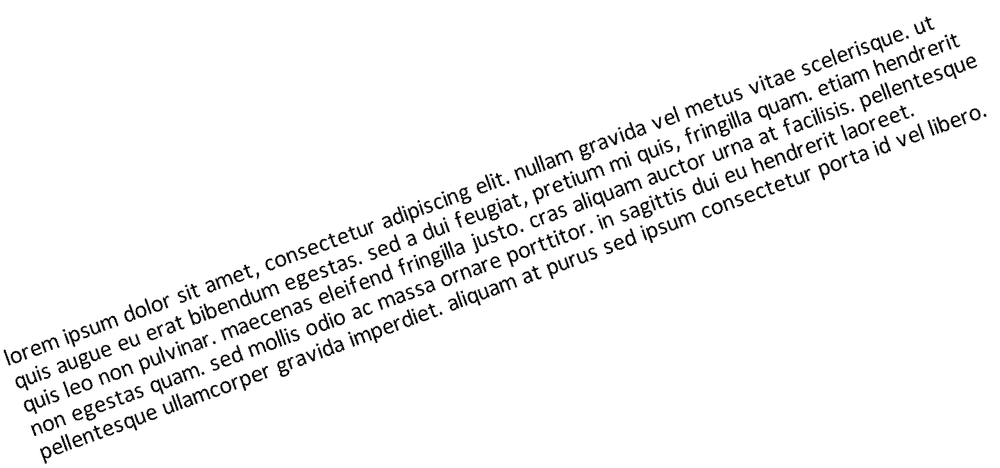
#> input picture Calibri/lorem_ipsum_rotated.png, 1000 x 468 px, shrunk from 1560 x 730 before the run, found by its file name
$ python deskew.py
#> lines starting #> are read from the running program, lines starting #| are printed output that depends on the picture
#> further down, img is the input picture: shape (468, 1000); min 0, max 255, mean 243.5
import cv2
import numpy as np
import matplotlib.pyplot as plt
from PIL import Image


def calculate_horizontal_energy(img):
    # Sum each row (horizontal projection)
    row_sums = np.sum(img, axis=1)
    # High variance means text is well-aligned horizontally
    return np.var(row_sums)


def find_best_rotation(img, angle_range=(-30, 30), step=0.5):
    # Find the best rotation angle by trying different angles directly
#> called with angle_range = (-30, 30), step = 0.5
    h, w = img.shape[:2]
#> h = 468; w = 1000
    center = (w // 2, h // 2)
#> center = (500, 234)

    max_energy = 0
    best_angle = 0

    angles = []
    energies = []

    for angle in np.arange(angle_range[0], angle_range[1] + step, step):

        M = cv2.getRotationMatrix2D(center, angle, 1.0)
        rotated = cv2.warpAffine(img, M, (w, h), flags=cv2.INTER_CUBIC,
                                 borderMode=cv2.BORDER_REPLICATE)

        energy = calculate_horizontal_energy(rotated)

        angles.append(angle)
        energies.append(energy)

        if energy > max_energy:
            max_energy = energy
            best_angle = angle
#> this loop made 121 passes
#> (energy, max_energy) on passes 1 to 12: (151072077.8, 151072077.8), (160840602, 160840602), (171429304.2, 171429304.2), (181885959.4, 181885959.4), (193079126.4, 193079126.4), (204698550.6, 204698550.6), (216810992.8, 216810992.8), (228966267.7, 228966267.7), (240556135.1, 240556135.1), (253650880.5, 253650880.5), (265824205.8, 265824205.8), (276325230.7, 276325230.7)
#> energy on passes 22 to 27: 579705851.5, 409790823.2, 349751768.2, 342377659.8, 322084102.2, 304415621.4
#> pass 1, in find_best_rotation, `rotated = cv2.warpAffine(img, M, (w, h), flags=cv2.INTER_CUBIC, border..`:
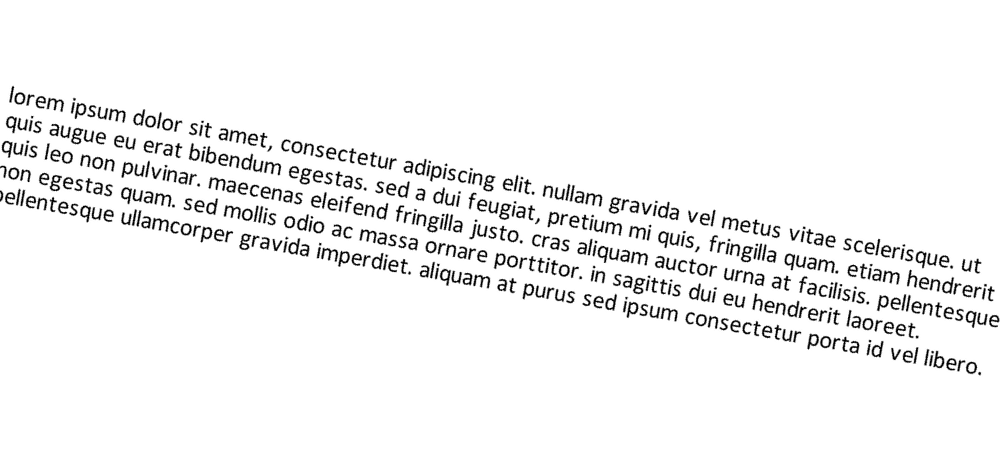
#> rotated: shape (468, 1000); min 0, max 255, mean 243.3
#> pass 2, in find_best_rotation, `rotated = cv2.warpAffine(img, M, (w, h), flags=cv2.INTER_CUBIC, border..`:
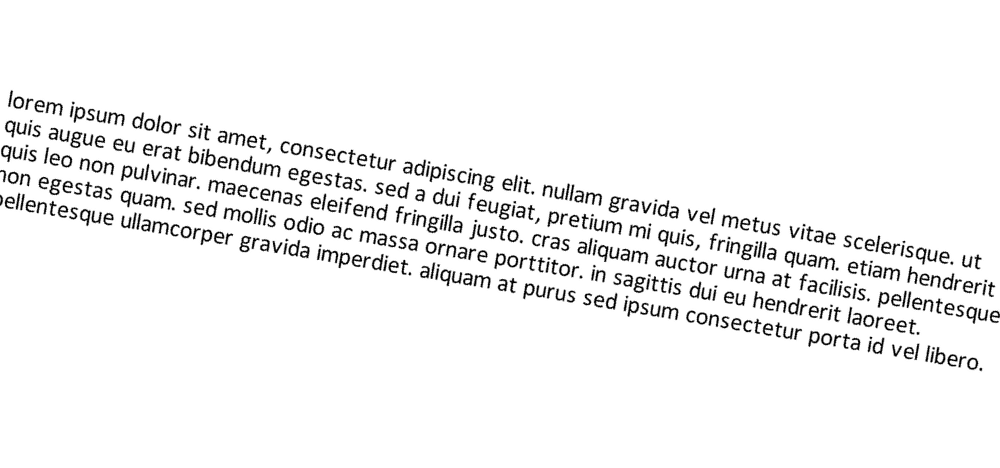
#> rotated: shape (468, 1000); min 0, max 255, mean 243.3
#> pass 3, in find_best_rotation, `rotated = cv2.warpAffine(img, M, (w, h), flags=cv2.INTER_CUBIC, border..`:
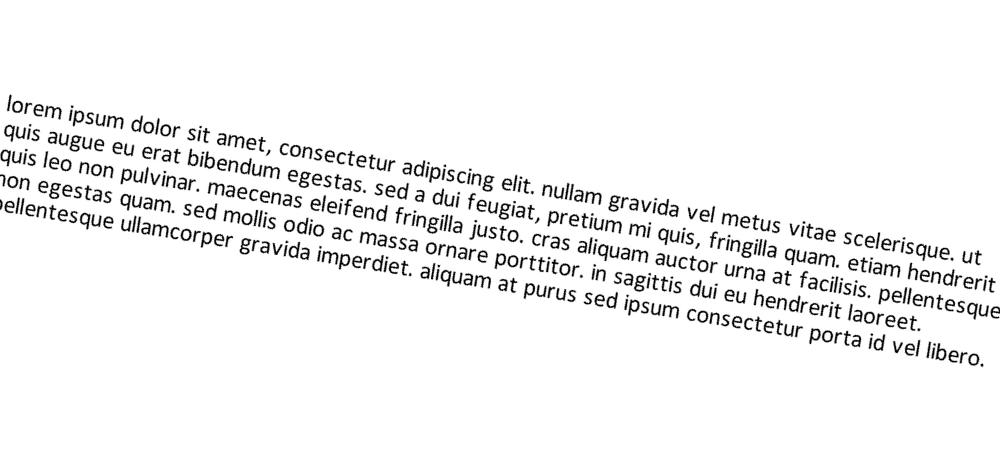
#> rotated: shape (468, 1000); min 0, max 255, mean 243.3
#> after the loop:
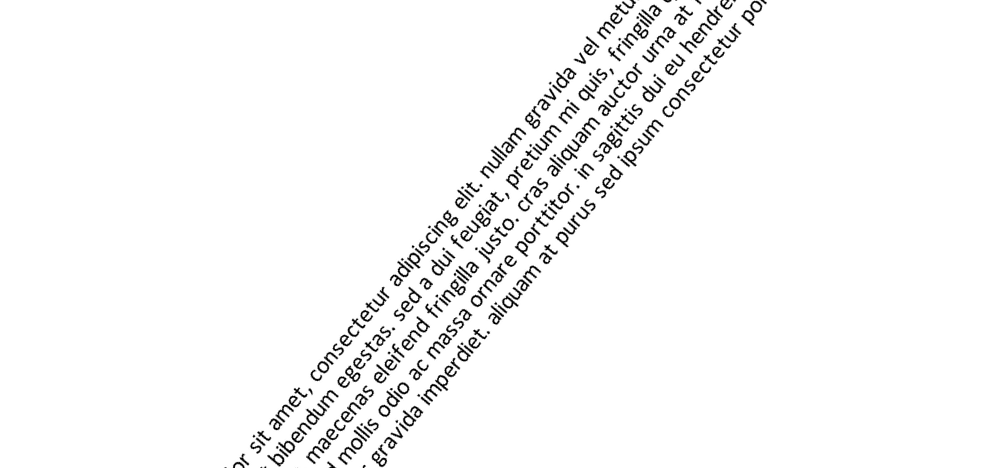
#> rotated: shape (468, 1000); min 0, max 255, mean 247.8
#> after the loop, angles = 121 values from -30 to 30; best_angle = -20; energies = 121 values, max 817277848.8 at index 20, min 1404578.4 at index 101, mean 110948265.5; max_energy = 817277848.8

    plt.figure(figsize=(10, 5))
    plt.plot(angles, energies)
    plt.axvline(x=best_angle, color='r', linestyle='--')
    plt.title(f'Horizontal Energy vs. Rotation Angle (Best: {best_angle:.2f}°)')
    plt.xlabel('Angle (degrees)')
    plt.ylabel('Horizontal Energy')
    plt.grid(True)
    plt.show()
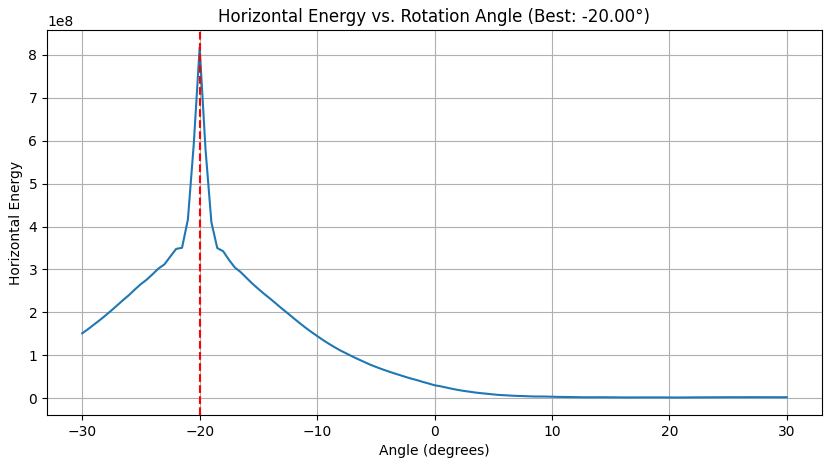
#> figure drawn by matplotlib, 1 panel; curve peaks at x = -20, y = 817277848.8

    return best_angle


def deskew_direct(img, angle_range=(-30, 30), step=0.5):
    if img.ndim == 2:
        gray = img
    elif img.ndim == 3:
        gray = cv2.cvtColor(img, cv2.COLOR_BGR2GRAY)
    else:
        raise ValueError("Unsupported image shape.")

    angle = find_best_rotation(gray, angle_range, step)
#> angle = -20
    rotated = Image.fromarray(img)
    if angle != 0:
        rotated = rotated.rotate(angle, expand=True, fillcolor=255)
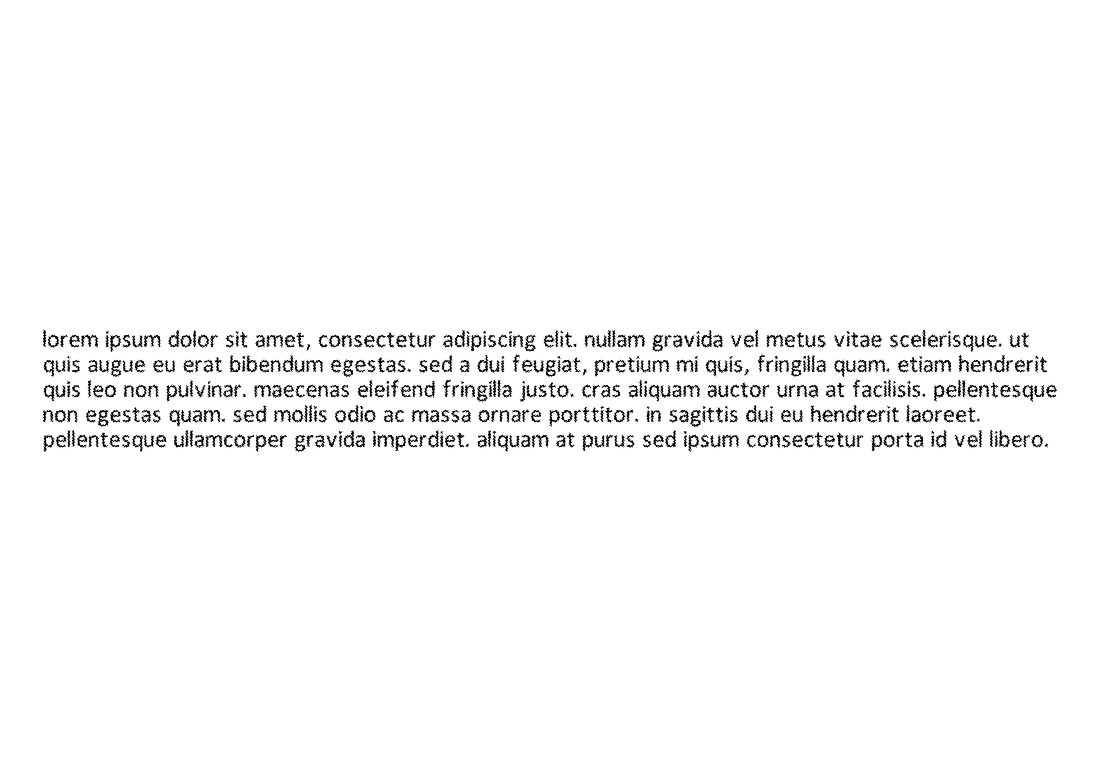
#> rotated: PIL image 1100x782 L; min 0, max 255, mean 248.7

    return np.array(rotated), angle


if __name__ == "__main__":
    img = cv2.imread('Calibri\\lorem_ipsum_rotated.png', cv2.IMREAD_GRAYSCALE)

    straight, angle = deskew_direct(img, angle_range=(-30, 30), step=0.5)
#> angle = -20
    print(f"Final rotation: {angle:.2f}°")
#| Final rotation: -20.00°
    cv2.imwrite('rotate.png', straight)

$ run again, with Calibri/lorem_ipsum.png copied over Calibri/lorem_ipsum_rotated.png
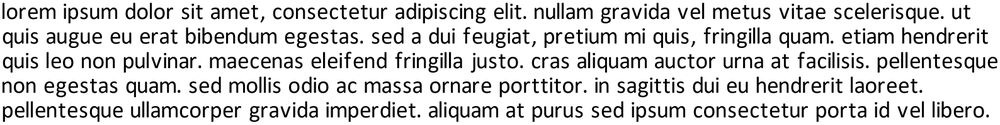
#> input picture Calibri/lorem_ipsum.png, 1000 x 125 px, shrunk from 1588 x 198 before the run, found by its file name
#> img is the input picture: shape (125, 1000); min 0, max 255, mean 213.2
#> the loop in find_best_rotation, `for angle in np.arange(angle_range[0], angle_range[1] + step, step): ` made 121 passes
#> (energy, max_energy) on passes 1, 3, 4, 5, 8, 9, 10, 12: (2116679.9, 2116679.9), (2361636.3, 2361636.3), (2381181.8, 2381181.8), (2436726.5, 2436726.5), (2588602, 2588602), (3142557.4, 3142557.4), (3227337.9, 3227337.9), (3354574.8, 3354574.8)
#> after the loop in find_best_rotation, `for angle in np.arange(angle_range[0], angle_range[1] + step, step):`:
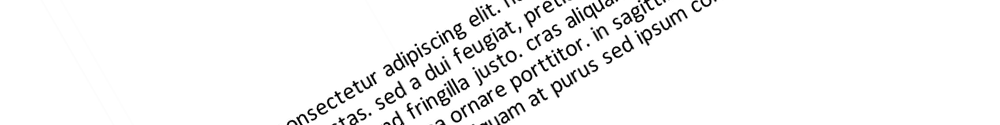
#> rotated: shape (125, 1000); min 0, max 255, mean 244.2
#> after the loop in find_best_rotation, `for angle in np.arange(angle_range[0], angle_range[1] + step, step):`: angles = 121 values from -30 to 30; best_angle = 0; energies = 121 values, max 1.68e+09 at index 60, min 1552487.5 at index 114, mean 48298600.2; max_energy = 1.68e+09
#> in find_best_rotation, `plt.show()`:
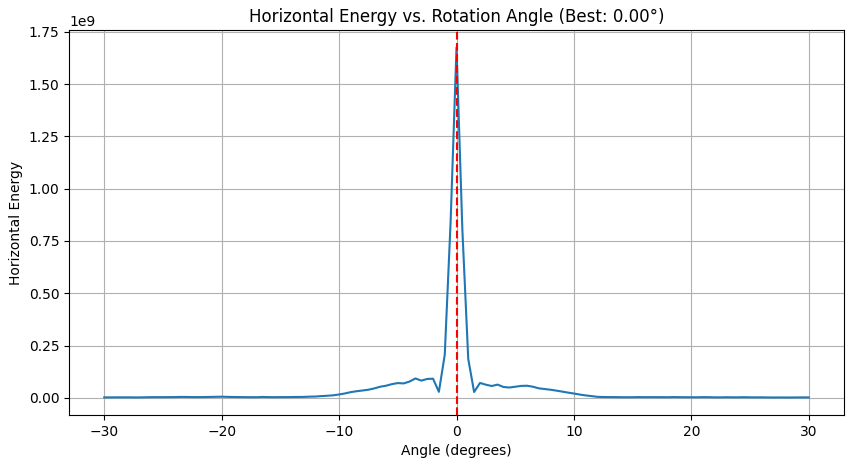
#> figure drawn by matplotlib, 1 panel; curve peaks at x = 0, y = 1.68e+09
#> in deskew_direct, `angle = find_best_rotation(gray, angle_range, step)`: angle = 0
#| Final rotation: 0.00°
